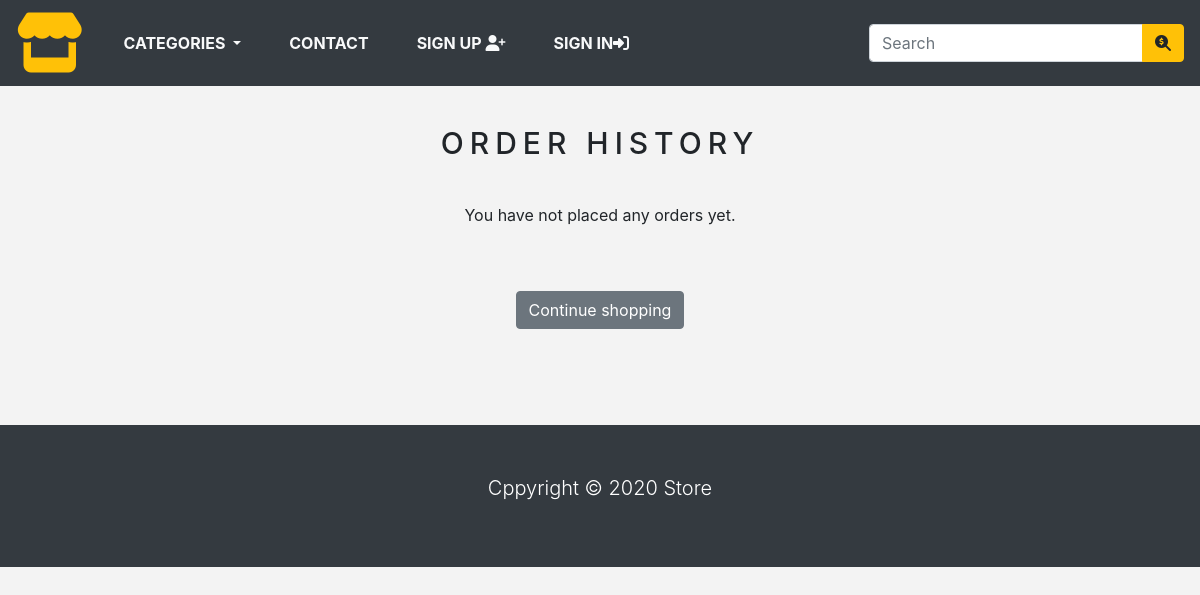
Before: /order_history/ (signed in) with the older database file.
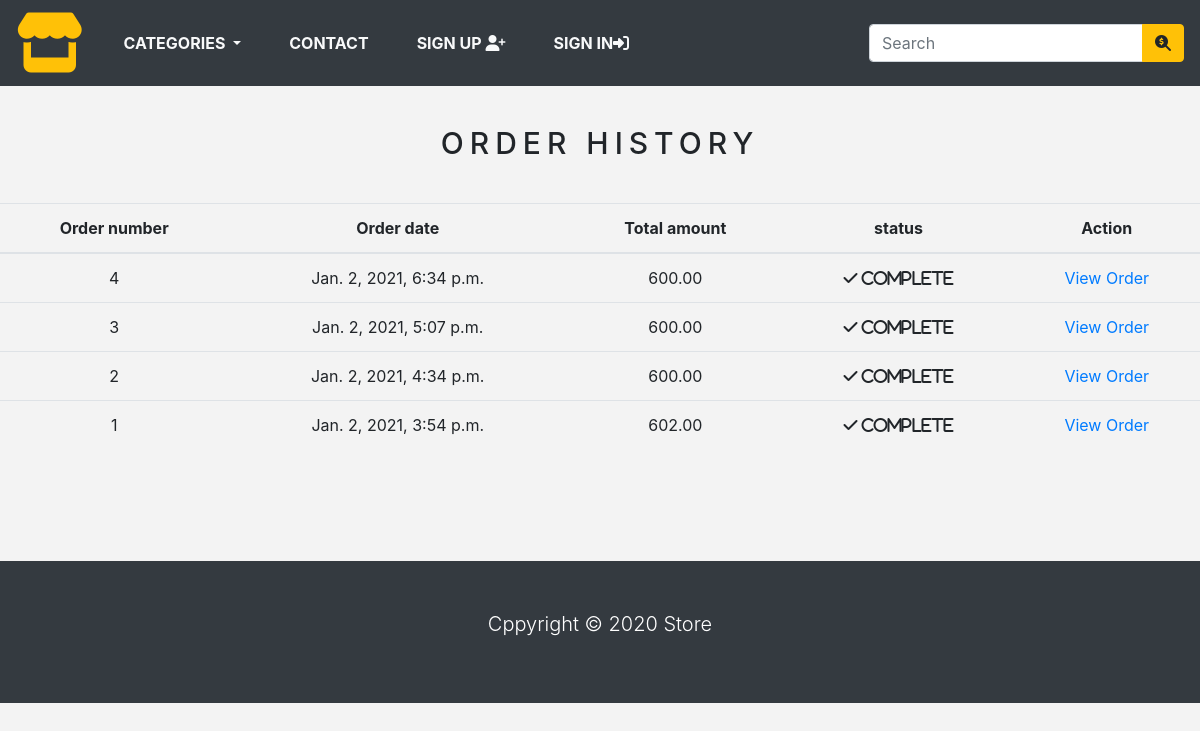
After: the same page with the newer database file.
### store/models.py (models this page shows, shortened)
class Order(models.Model):
    token = models.CharField(max_length=250, blank=True)
    total = models.DecimalField(max_digits=10, decimal_places=2, verbose_name='USD order total')
    emailAddress = models.EmailField(max_length=250, blank=True, verbose_name='Email address')
    created = models.DateTimeField(auto_now_add=True)
    billingName = models.CharField(max_length=250, blank=True)
    billingAddress1 = models.CharField(max_length=250, blank=True)
    billingCity = models.CharField(max_length=250, blank=True)
    billingPostcode = models.CharField(max_length=250, blank=True)
    billingCountry = models.CharField(max_length=250, blank=True)
    shippingName = models.CharField(max_length=250, blank=True)
    shippingAddress1 = models.CharField(max_length=250, blank=True)
    shippingCity = models.CharField(max_length=250, blank=True)
    shippingPostcode = models.CharField(max_length=250, blank=True)
    shippingCountry = models.CharField(max_length=250, blank=True)
    class Meta:
        db_table = 'Order'
        ordering = ['-created']

### store/views.py (the view)
# urls.py: path('order_history/', views.orderHistory, name='order_history'),
@login_required(redirect_field_name='next', login_url='signin')
def orderHistory(request):
    if request.user.is_authenticated:
        email = str(request.user.email)
        order_details = Order.objects.filter(emailAddress=email)
        return render(request, 'order_list.html', {'order_details': order_details})

### store/context_processors.py (called while the page is built)
def counter(request):
    item_count = 0
    if 'admin' in request.path:
        return {}
    else:
        try:
            cart = Cart.objects.filter(cart_id=_cart_id(request))
            cart_items = CartItem.objects.all().filter(cart=cart[:1])
            for cart_item in cart_items:
                item_count += cart_item.quantity
        except Cart.DoesNotExist:
            item_count = 0
    return dict(item_count=item_count)

def menu_links(request):
    links = Category.objects.all()
    return dict(links=links)

### store/models.py (called while the page is built)
    def get_url(self):
        return reverse('products_by_category', args=[self.slug])

### store/views.py (called while the page is built)
def _cart_id(request):
    cart = request.session.session_key
    if not cart:
        cart = request.session.create()
    return cart

### templates/order_list.html (shortened to what this page needs)
{% extends 'base.html' %}
{% load static %}
{% block content %}
    <div class="text-center">
    <br>
    <h1 class="text-center product_title">
        Order history
    </h1>
    <br>
    {% if order_details %}
        <table class="table table-strtipped">
            <thead>
            <tr>
                <th>Order number</th>
                <th>Order date</th>
                <th>Total amount</th>
                <th>status</th>
                <th>Action</th>
            </tr>
            </thead>
            <tbody>
                {% for order in order_details %}
                <tr>
                    <td>{{ order.id }}</td>
                    <td>{{ order.created}}</td>
                    <td>{{ order.total }}</td>
                    <td><i class="fas fa-check">&nbsp;Complete</i></td>
                    <td><a href="{% url 'order_detail' order.id %}">View Order</a></td>
                </tr>
            {% endfor %}
            </tbody>
        </table>
    {% else %}
    <p> You have not placed any orders yet.</p>
    <br><br>
    <a class="btn btn-secondary" href="{% url 'home' %}">Continue shopping</a>
    </div>
    {% endif %}
    <br>
    <br>
{% endblock %}

Changed rows visible on the page:
added Order: id "4", created "Jan. 2, 2021, 6:34 p.m.", total "600.00"
added Order: id "3", created "Jan. 2, 2021, 5:07 p.m.", total "600.00"
added Order: id "2", created "Jan. 2, 2021, 4:34 p.m.", total "600.00"
added Order: id "1", created "Jan. 2, 2021, 3:54 p.m.", total "602.00"
Other visible differences:
text no longer shown: "You have not placed any orders yet. Continue shopping"
text now shown: "Order number Order date Total amount status Action"
